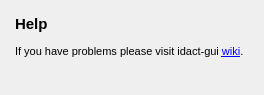
<?xml version="1.0" encoding="UTF-8"?>
<ui version="4.0">
 <class>Help</class>
 <widget class="QWidget" name="Help">
  <property name="geometry">
   <rect>
    <x>0</x>
    <y>0</y>
    <width>264</width>
    <height>95</height>
   </rect>
  </property>
  <property name="windowTitle">
   <string>Help</string>
  </property>
  <layout class="QGridLayout" name="gridLayout">
   <item row="0" column="0">
    <widget class="QTextBrowser" name="textBrowser">
     <property name="autoFillBackground">
      <bool>false</bool>
     </property>
     <property name="styleSheet">
      <string notr="true">background: transparent</string>
     </property>
     <property name="frameShape">
      <enum>QFrame::NoFrame</enum>
     </property>
     <property name="frameShadow">
      <enum>QFrame::Sunken</enum>
     </property>
     <property name="html">
      <string>&lt;!DOCTYPE HTML PUBLIC &quot;-//W3C//DTD HTML 4.0//EN&quot; &quot;http://www.w3.org/TR/REC-html40/strict.dtd&quot;&gt;
&lt;html&gt;&lt;head&gt;&lt;meta name=&quot;qrichtext&quot; content=&quot;1&quot; /&gt;&lt;style type=&quot;text/css&quot;&gt;
p, li { white-space: pre-wrap; }
&lt;/style&gt;&lt;/head&gt;&lt;body style=&quot; font-family:'MS Shell Dlg 2'; font-size:8.25pt; font-weight:400; font-style:normal;&quot;&gt;
&lt;p style=&quot; margin-top:12px; margin-bottom:12px; margin-left:0px; margin-right:0px; -qt-block-indent:0; text-indent:0px;&quot;&gt;&lt;span style=&quot; font-size:11pt; font-weight:600;&quot;&gt;Help&lt;/span&gt;&lt;/p&gt;
&lt;p style=&quot; margin-top:12px; margin-bottom:12px; margin-left:0px; margin-right:0px; -qt-block-indent:0; text-indent:0px;&quot;&gt;If you have problems please visit idact-gui &lt;a href=&quot;https://github.com/intdata-bsc/idact-gui/wiki&quot;&gt;&lt;span style=&quot; font-size:8pt; text-decoration: underline; color:#0000ff;&quot;&gt;wiki&lt;/span&gt;&lt;/a&gt;. &lt;/p&gt;&lt;/body&gt;&lt;/html&gt;</string>
     </property>
     <property name="openExternalLinks">
      <bool>true</bool>
     </property>
    </widget>
   </item>
  </layout>
 </widget>
 <resources/>
 <connections/>
</ui>
